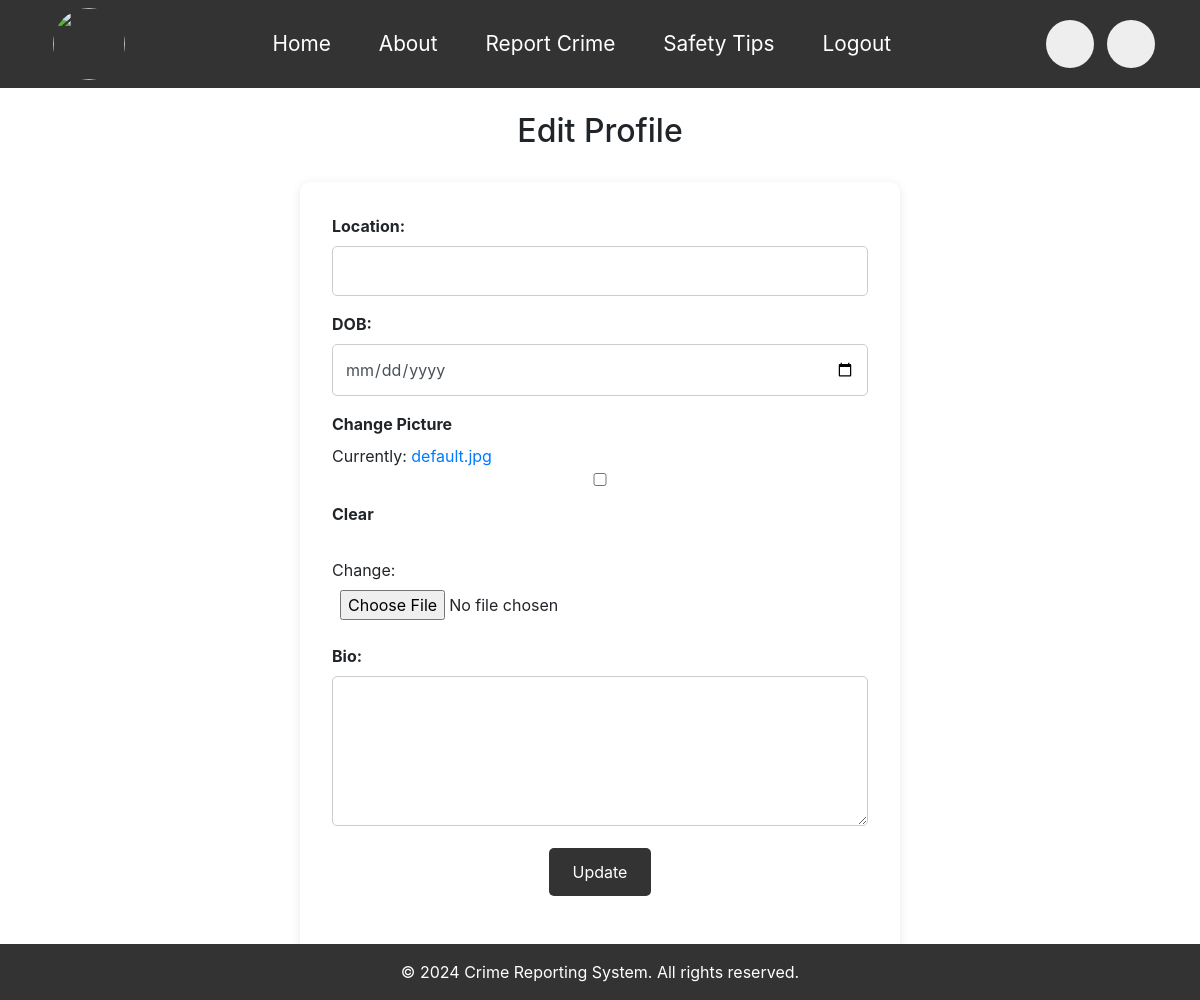
Before: /profile/edit/ (signed in) with the older database file.
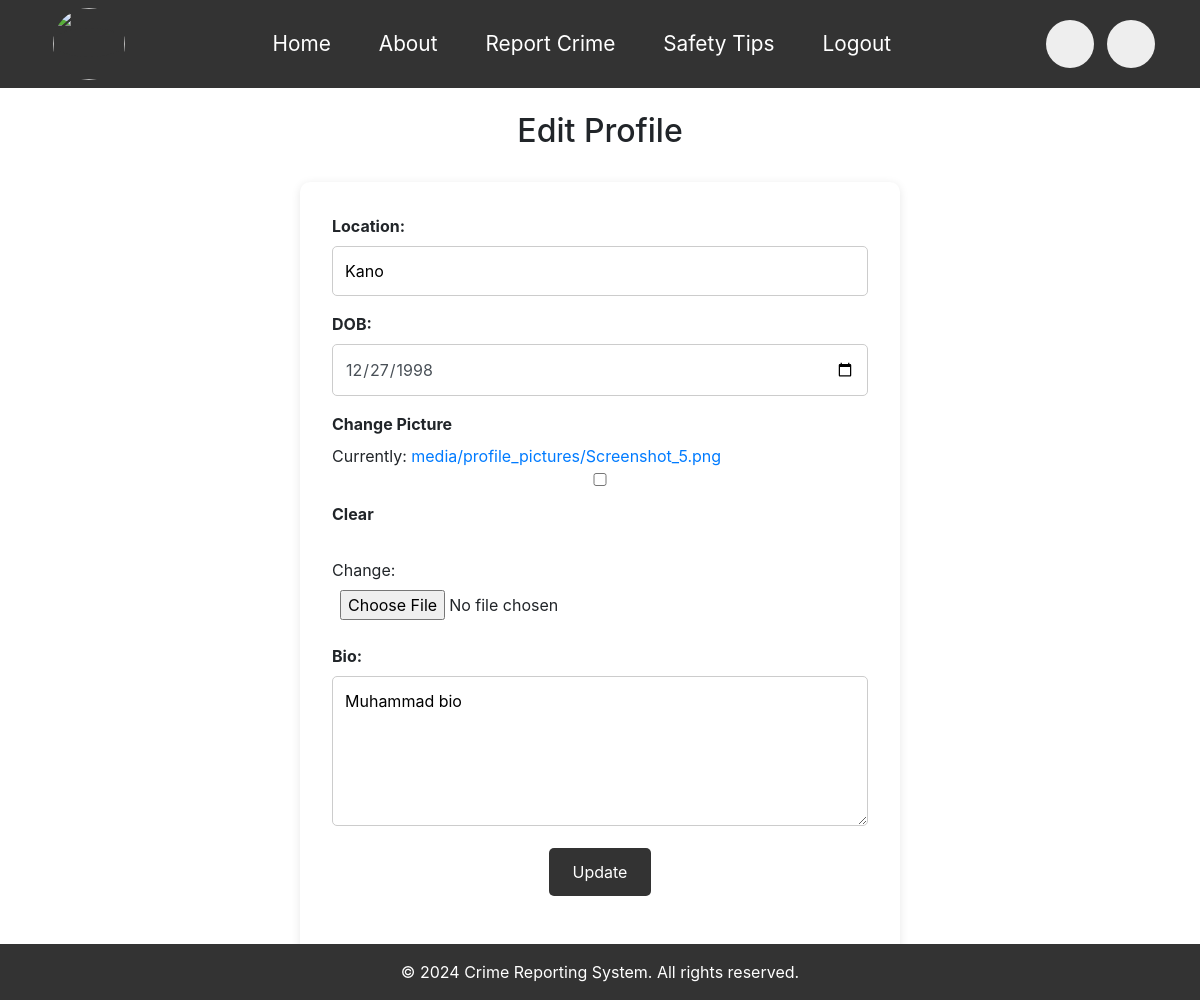
After: the same page with the newer database file.
### apps/models.py (models this page shows)
class Profile(models.Model):
    user = models.OneToOneField(User, on_delete=models.CASCADE)
    bio = models.TextField(blank=True)
    location = models.CharField(max_length=30, blank=True)
    birth_date = models.DateField(null=True, blank=True)
    picture = models.ImageField(upload_to='media/profile_pictures/', default='default.jpg', blank=True)

### apps/views.py (the view)
# urls.py: path('profile/edit/', views.edit_profile, name='edit_profile'),
@login_required
def edit_profile(request):
    if request.method == 'POST':
        form = ProfileForm(request.POST, request.FILES, instance=request.user.profile)
        if form.is_valid():
            form.save()
            messages.success(request, 'Your profile was successfully updated!')
            return redirect('view_profile')
    else:
        form = ProfileForm(instance=request.user.profile)
    return render(request, 'edit-profile.html', {'form': form})

### apps/forms.py
class ProfileForm(forms.ModelForm):
    birth_date = forms.DateField(
        input_formats=['%Y-%m-%d'],
        widget=forms.DateInput(attrs={
            'type': 'date',
            'class': 'form-control'
        })
    )
    class Meta:
        model = Profile
        fields = ['bio', 'location', 'birth_date', 'picture']

### templates/edit-profile.html (shortened to what this page needs)
{% extends 'base_generic.html' %}
{% block content %}
    <br>
    <div class="container">
         <h2 style="text-align: center">Edit Profile</h2>
        <br>
           <form id="report-form" method="POST" enctype="multipart/form-data">
            <label for="{{ form.location.id_for_label }}">Location:</label>
            {{ form.location }}
            <label for="{{ form.birth_date.id_for_label }}">DOB:</label>
            {{ form.birth_date }}
               <label for="{{ form.picture.id_for_label }}">Change Picture</label>
            {{ form.picture }}
            <label for="{{ form.bio.id_for_label }}">Bio:</label>
            {{ form.bio }}
               <div style="text-align: center;">
                   <button type="submit" class="btn" style="background-color: #333;">Update</button>
               </div>
               <br><br><br>
        </form>
    </div>
{% endblock %}

Changed rows visible on the page:
changed Profile: location (not shown) → "Kano"; birth_date (not shown) → "12/27/1998"; bio (not shown) → "Muhammad bio"
Other visible differences:
text no longer shown: "Currently: default.jpg Clear Change:"
text now shown: "Currently: media/profile_pictures/Screenshot_5.png Clear Change:"
